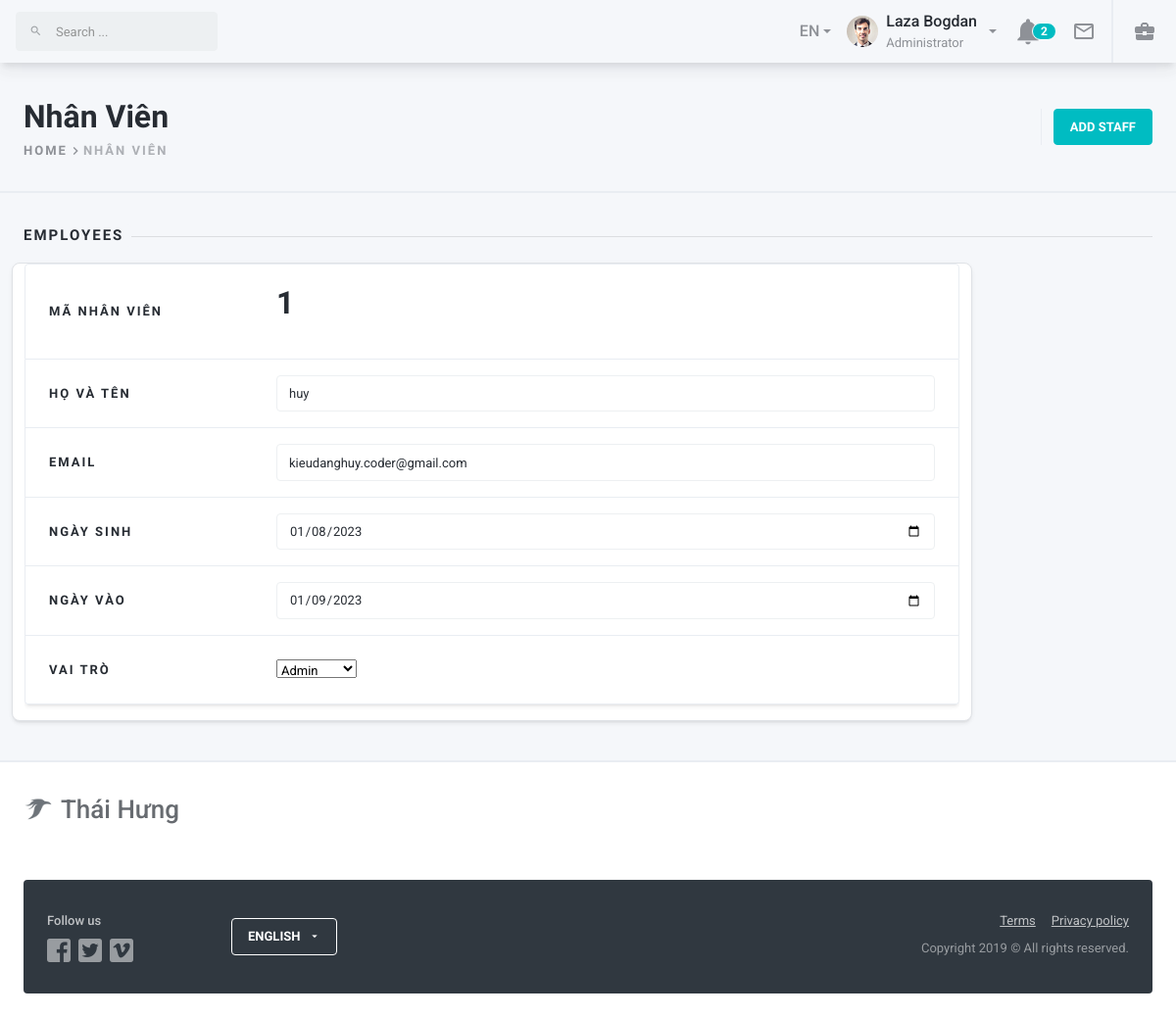
Screenshot of /dist/account.php?id=1 with the database file from the repository.
### tables this page shows
CREATE TABLE IF NOT EXISTS `user` (
  `id` int NOT NULL AUTO_INCREMENT,
  `fullname` varchar(50) NOT NULL,
  `email` varchar(50) DEFAULT NULL,
  `date_birth` date DEFAULT NULL,
  `date_job_receive` date NOT NULL,
  `status` varchar(10) NOT NULL,
  `role` varchar(50) DEFAULT NULL,
  PRIMARY KEY (`id`) USING BTREE
);

### dist/account.php (the view, shortened to what this page needs)
<?php include "../head.php";
    include "config/function.php";?>
<link rel="stylesheet" href="../dist/assets/css/css.css">
<div class="mdk-drawer-layout__content page-content">
<div class="navbar navbar-expand navbar-shadow px-0  pl-lg-16pt navbar-light bg-body"
     id="default-navbar"
     data-primary>
    <form class="search-form navbar-search d-none d-md-flex mr-16pt"
          action="index.html">
        <button class="btn"
                type="submit"><i class="material-icons">search</i></button>
        <input type="text"
               class="form-control"
               placeholder="Search ...">
    </form>
    <div class="nav navbar-nav flex-nowrap d-none d-lg-flex mr-16pt"
         style="white-space: nowrap;">
        <div class="nav-item dropdown d-none d-sm-flex">
            <a href="#"
               class="nav-link dropdown-toggle"
               data-toggle="dropdown">EN</a>
        </div>
    </div>
    <div class="nav navbar-nav flex-nowrap d-flex ml-0 mr-16pt">
        <div class="nav-item dropdown d-none d-sm-flex">
            <a href="#"
               class="nav-link d-flex align-items-center dropdown-toggle"
               data-toggle="dropdown">
                <img width="32"
                     height="32"
                     class="rounded-circle mr-8pt"
                     src="assets/images/people/50/guy-3.jpg"
                     alt="account" />
                <span class="flex d-flex flex-column mr-8pt">
                    <span class="navbar-text-100">Laza Bogdan</span>
                    <small class="navbar-text-50">Administrator</small>
                </span>
            </a>
        </div>
        <div class="nav-item ml-16pt dropdown dropdown-notifications">
            <button class="nav-link btn-flush dropdown-toggle"
                    type="button"
                    data-toggle="dropdown"
                    data-dropdown-disable-document-scroll
                    data-caret="false">
                <i class="material-icons">notifications</i>
                <span class="badge badge-notifications badge-accent">2</span>
            </button>
        </div>
        <div class="nav-item ml-16pt dropdown dropdown-notifications">
            <button class="nav-link btn-flush dropdown-toggle"
                    type="button"
                    data-toggle="dropdown"
                    data-dropdown-disable-document-scroll
                    data-caret="false">
                <i class="material-icons icon-24pt">mail_outline</i>
            </button>
        </div>
    </div>
    <div class="dropdown border-left-2 navbar-border">
        <button class="navbar-toggler navbar-toggler-custom d-block"
                type="button"
                data-toggle="dropdown"
                data-caret="false">
            <span class="material-icons">business_center</span>
        </button>
    </div>
</div>
<div class="border-bottom-2 py-32pt position-relative z-1">
    <div class="container-fluid page__container d-flex flex-column flex-md-row align-items-center text-center text-sm-left">
        <div class="flex d-flex flex-column flex-sm-row align-items-center mb-24pt mb-md-0">
            <div class="mb-24pt mb-sm-0 mr-sm-24pt">
                <h2 class="mb-0">Nhân Viên</h2>
                <ol class="breadcrumb p-0 m-0">
                    <li class="breadcrumb-item"><a href="index.html">Home</a></li>
                    <li class="breadcrumb-item active">
                        Nhân Viên
                    </li>
                </ol>
            </div>
        </div>
        <div class="row"
             role="tablist">
            <div class="col-auto border-left">
                <a href=""
                   class="btn btn-accent">Add Staff</a>
            </div>
        </div>
    </div>
</div>
<div class="container-fluid page__container page__container page-section">
    <div class="page-separator">
        <div class="page-separator__text">Employees</div>
    </div>
    <div class="row card-group-row mb-lg-8pt">
    <div class="card mb-0 col-md-10 col-sm">
        <div class="table-responsive"
             data-toggle="lists"
             data-lists-sort-by="js-lists-values-employee-name"
             data-lists-values='["js-lists-values-employee-name", "js-lists-values-employer-name", "js-lists-values-projects", "js-lists-values-activity", "js-lists-values-earnings"]'>
            <div class="list-group list-group-form">
                                    <?php
                                        $sql=mysqli_query($conn,"SELECT * from user Where id=".$_GET['id']."");
                                        while($hien=mysqli_fetch_assoc($sql)){
                                            echo'
                                            <div class="list-group-item">
                                                <div class="form-group row align-items-center mb-0">
                                                    <label class="form-label col-form-label col-sm-3">Mã Nhân Viên</label>
                                                    <div class="col-sm-9">
                                                        <h2>'.$hien['id'].'</h2>
                                                    </div>
                                                </div>
                                            </div>
                                            <div class="list-group-item">
                                                <div class="form-group row align-items-center mb-0">
                                                    <label class="form-label col-form-label col-sm-3">Họ và tên</label>
                                                    <div class="col-sm-9">
                                                        <input type="text" class="form-control" value="'.$hien['fullname'].'" placeholder="Ghi họ và tên">
                                                    </div>
                                                </div>
                                            </div>
                                            <div class="list-group-item">
                                                <div class="form-group row align-items-center mb-0">
                                                    <label class="form-label col-form-label col-sm-3">Email</label>
                                                    <div class="col-sm-9">
                                                        <input type="text" class="form-control" value="'.$hien['email'].'" placeholder="Ghi email">
                                                    </div>
                                                </div>
                                            </div>
                                            <div class="list-group-item">
                                                <div class="form-group row align-items-center mb-0">
                                                    <label class="form-label col-form-label col-sm-3">Ngày sinh</label>
                                                    <div class="col-sm-9">
                                                        <input type="date" class="form-control" value="'.$hien['date_birth'].'">
                                                    </div>
                                                </div>
                                            </div>
                                            <div class="list-group-item">
                                            <div class="form-group row align-items-center mb-0">
                                                <label class="form-label col-form-label col-sm-3">Ngày vào</label>
                                                <div class="col-sm-9">
                                                    <input type="date" class="form-control" value="'.$hien['date_job_receive'].'">
                                                </div>
                                            </div>
                                        </div>
                                        <div class="list-group-item">
                                        <div class="form-group row align-items-center mb-0">
                                            <label class="form-label col-form-label col-sm-3">Vai Trò</label>
                                            <div class="col-sm-9">
                                            <select id="cars" value="'.$hien['role'].'">
                                            <option value="1">Admin</option>
                                          </select>
                                            </div>
                                        </div>
                                    </div>
                                            '
                                            ;
                                        }
                                    ?>
                                    </div>
        </div>
    </div>
    </div>
</div>
<div class="js-fix-footer footer border-top-2">
    <div class="container-fluid page__container page-section d-flex flex-column">
        <p class="text-70 brand mb-24pt">
            <img class="brand-icon"
                 src="assets/images/logo/black-70@2x.png"
                 width="30"
                 alt="Huma"> Thái Hưng
    </div>
    <div class="pb-16pt pb-lg-24pt">
        <div class="container-fluid page__container">
            <div class="bg-dark rounded page-section py-lg-32pt px-16pt px-lg-24pt">
                <div class="row">
                    <div class="col-md-2 col-sm-4 mb-24pt mb-md-0">
                        <p class="text-white-70 mb-8pt"><strong>Follow us</strong></p>
                        <nav class="nav nav-links nav--flush">
                            <a href="#"
                               class="nav-link mr-8pt"><img src="assets/images/icon/footer/facebook-square@2x.png"
                                     width="24"
                                     height="24"
                                     alt="Facebook"></a>
                            <a href="#"
                               class="nav-link mr-8pt"><img src="assets/images/icon/footer/twitter-square@2x.png"
                                     width="24"
                                     height="24"
                                     alt="Twitter"></a>
                            <a href="#"
                               class="nav-link mr-8pt"><img src="assets/images/icon/footer/vimeo-square@2x.png"
                                     width="24"
                                     height="24"
                                     alt="Vimeo"></a>
                        </nav>
                    </div>
                    <div class="col-md-6 col-sm-4 mb-24pt mb-md-0 d-flex align-items-center">
                        <a href=""
                           class="btn btn-outline-white">English <span class="icon--right material-icons">arrow_drop_down</span></a>
                    </div>
                    <div class="col-md-4 text-md-right">
                        <p class="mb-8pt d-flex align-items-md-center justify-content-md-end">
                            <a href=""
                               class="text-white-70 text-underline mr-16pt">Terms</a>
                            <a href=""
                               class="text-white-70 text-underline">Privacy policy</a>
                        </p>
                        <p class="text-white-50 small mb-0">Copyright 2019 &copy; All rights reserved.</p>
                    </div>
                </div>
            </div>
        </div>
    </div>
</div>
</div>
<?php include '../body_js.php';?>

### rows the page displays
user: id "1", fullname "huy", email "kieudanghuy.coder@gmail.com", date_birth "01/08/2023", date_job_receive "01/09/2023", role "Admin"
